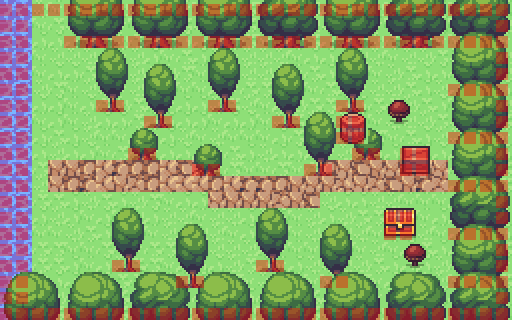

This game map was drawn from its Tiled (.tmx) file and the tilesets committed beside it. A one-line description and the trimmed map source follow:
An orthogonal 32x20 tile map with 16x16 px tiles, 6 tile layers (Ground, Paths, Objects, Trees, ...), 7 tilesets and 20 objects (10x tree, 3x forage, 2x tent, arrival, boat, ...).

<map version="1.10" tiledversion="1.11.0" orientation="orthogonal" renderorder="right-down" width="32" height="20" tilewidth="16" tileheight="16" infinite="0" nextlayerid="8" nextobjectid="21">
 <tileset firstgid="1" source="../terrain.tsx" />
 <tileset firstgid="1441" source="../nature.tsx" />
 <tileset firstgid="1681" source="../cave.tsx" />
 <tileset firstgid="2297" source="../nature2.tsx" />
 <tileset firstgid="2585" source="../dirt.tsx" />
 <tileset firstgid="2865" source="../indoors-tileset.tsx" />
 <tileset firstgid="3305" source="../Collisions.tsx" />
 <layer id="1" name="Ground" width="32" height="20">
  <data>[640 cells, 640 non-empty, 8 distinct tile ids]</data>
 </layer>
 <layer id="2" name="Paths" width="32" height="20">
  <data>[640 cells, 50 non-empty, 9 distinct tile ids]</data>
 </layer>
 <layer id="3" name="Objects" width="32" height="20">
  <data>[640 cells, 31 non-empty, 20 distinct tile ids]</data>
 </layer>
 <layer id="4" name="Trees" width="32" height="20">
  <data>[640 cells, 68 non-empty, 10 distinct tile ids]</data>
 </layer>
 <layer id="5" name="Foreground" width="32" height="20">
  <data>[640 cells, 272 non-empty, 30 distinct tile ids]</data>
 </layer>
 <layer id="6" name="Collisions" width="32" height="20" opacity="0.4">
  <data>[640 cells, 198 non-empty, 1 distinct tile ids]</data>
 </layer>
 <objectgroup id="7" name="Points">
  <object id="1" name="arrival" type="arrival" x="48" y="160">
   <point />
  </object>
  <object id="2" name="boat" type="boat" x="20" y="170">
   <point />
  </object>
  <object id="3" name="tree_0" type="tree" x="96" y="96">
   <point />
  </object>
  <object id="4" name="tree_1" type="tree" x="144" y="112">
   <point />
  </object>
  <object id="5" name="tree_2" type="tree" x="208" y="96">
   <point />
  </object>
  <object id="6" name="tree_3" type="tree" x="272" y="112">
   <point />
  </object>
  <object id="7" name="tree_4" type="tree" x="336" y="96">
   <point />
  </object>
  <object id="8" name="tree_5" type="tree" x="112" y="256">
   <point />
  </object>
  <object id="9" name="tree_6" type="tree" x="176" y="272">
   <point />
  </object>
  <object id="10" name="tree_7" type="tree" x="256" y="256">
   <point />
  </object>
  <object id="11" name="tree_8" type="tree" x="320" y="272">
   <point />
  </object>
  <object id="12" name="tree_11" type="tree" x="304" y="160">
   <point />
  </object>
  <object id="13" name="forage_0" type="forage" x="144" y="164">
   <point />
  </object>
  <object id="14" name="forage_1" type="forage" x="208" y="180">
   <point />
  </object>
  <object id="15" name="forage_3" type="forage" x="368" y="164">
   <point />
  </object>
  <object id="16" name="camp" type="camp" x="384" y="176">
   <point />
  </object>
  <object id="17" name="camp_chest" type="camp_chest" x="400" y="244">
   <point />
  </object>
  <object id="18" name="campfire" type="campfire" x="376" y="200">
   <point />
  </object>
  <object id="19" name="tent_a" type="tent" x="384" y="144">
   <point />
  </object>
  <object id="20" name="tent_b" type="tent" x="352" y="224">
   <point />
  </object>
 </objectgroup>
</map>
